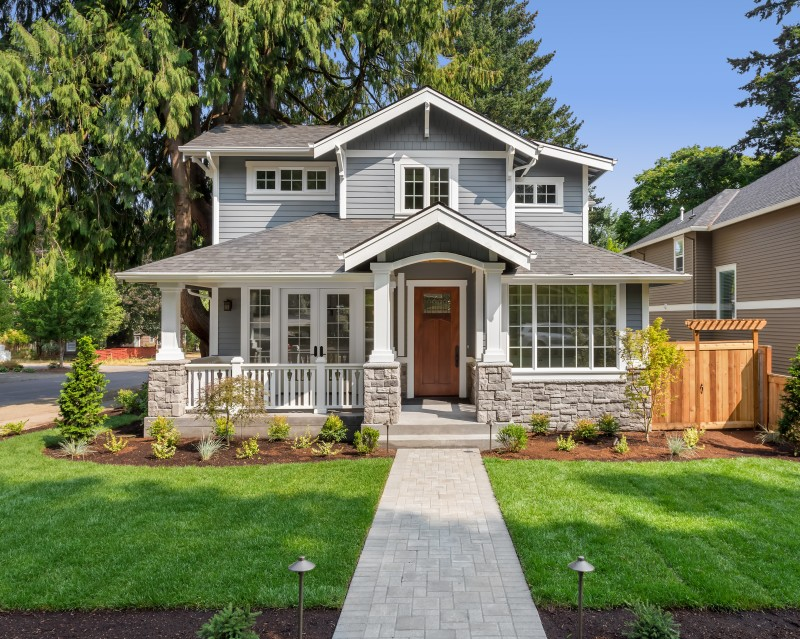
#> input picture Avances Convolución/Img_Casa.jpg, 800 x 639 px
$ python 'Convolución_ej.py' --image Img_Casa.jpg
#> lines starting #> are read from the running program, lines starting #| are printed output that depends on the picture
### Avances Convolución/add_padding.py
"""
Script para agregar padding a una matriz
Por Emiliano Vásquez Olea
"""
import numpy as np

def add_padding(matriz, kernel):
	"""
	Función para agregar padding a una matriz

	Se calcula una nueva matriz con padding necesario para mantener las dimensiones originales
	"""
	fil_m, col_m = matriz.shape
	fil_k, col_k = kernel.shape
    #Calculamos la cantidad de padding a partir de las dimensiones del kernel
	pad_height = int((fil_k - 1) / 2)
	pad_width = int((col_k - 1) / 2)
	#Creamos matriz con nuevas dimensiones (agregamos padding en los 4 lados)
	matriz_res = np.zeros(((fil_m + pad_height*2), (col_m + pad_width*2)))
	matriz_res[pad_height:fil_m + pad_height, pad_width:col_m + pad_width] = matriz

	return(matriz_res)

### Avances Convolución/Convolución_ej.py
"""
Programa para realizar la convolución de una matriz, con padding definido y stride de 1
Por Emiliano Vásquez Olea
"""
import cv2
import numpy as np
import matplotlib.pyplot as plt
import argparse
from add_padding import add_padding

def conv_mat(matriz, kernel):
	"""
	Función para realizar convolución sobre una matriz

	Se utiliza la función add_panding para agregar 0s con cierto grosor alrededor de la imagen original
	"""
	matriz = add_padding(matriz, kernel)
	fil_m, col_m = matriz.shape
	fil_k, col_k = kernel.shape
	conv_final = np.zeros(((fil_m-fil_k)+1, (col_m-col_k)+1)) #Se declara matriz con dimensiones finales

	for i in range(conv_final.shape[0]):
		for j in range(conv_final.shape[1]):
			producto = np.multiply(matriz[i:i+fil_k, j:j+col_k], kernel)
			conv_final[i][j] = np.sum(producto)

	return(conv_final)

def filtro_img(imagen, kernel):
	"""
	Función para aplicar filtro y mostrar imagenes
	"""
	plt.imshow(cv2.cvtColor(imagen, cv2.COLOR_BGR2RGB))
	plt.title("Imagen original")
	plt.show()

	if len(imagen.shape) == 3:
		imagen = cv2.cvtColor(imagen, cv2.COLOR_BGR2GRAY)
		print("Imagen cambiada a escala de grises")

	plt.imshow(imagen, cmap='gray')
	plt.title("Imagen en escala de grises")
	plt.show()

	imagen_conv = conv_mat(imagen, kernel)

	plt.imshow(imagen_conv, cmap='gray')
	plt.title("Imagen con filtro aplicado")
	plt.show()

	return(imagen_conv)

"""
Se utiliza kernel de ejemplo para probar el código (box blur)
"""
ej_kernel = np.array([[1/9, 1/9, 1/9],
				  [1/9, 1/9, 1/9],
				  [1/9, 1/9, 1/9]])

# Se leen argumentos desde la línea de comandos como "python Convolución_ej.py -i Img_Casa.jpg"
ap = argparse.ArgumentParser()
ap.add_argument("-i", "--image", required=True, help="Ruta a imagen")
args = vars(ap.parse_args())
imagen = cv2.imread(args["image"])
#> imagen is the input picture: shape (639, 800, 3); mean B, G, R 93.8, 120.2, 112.7
imagen = filtro_img(imagen, ej_kernel)
#> in filtro_img, `imagen = cv2.cvtColor(imagen, cv2.COLOR_BGR2GRAY)`:
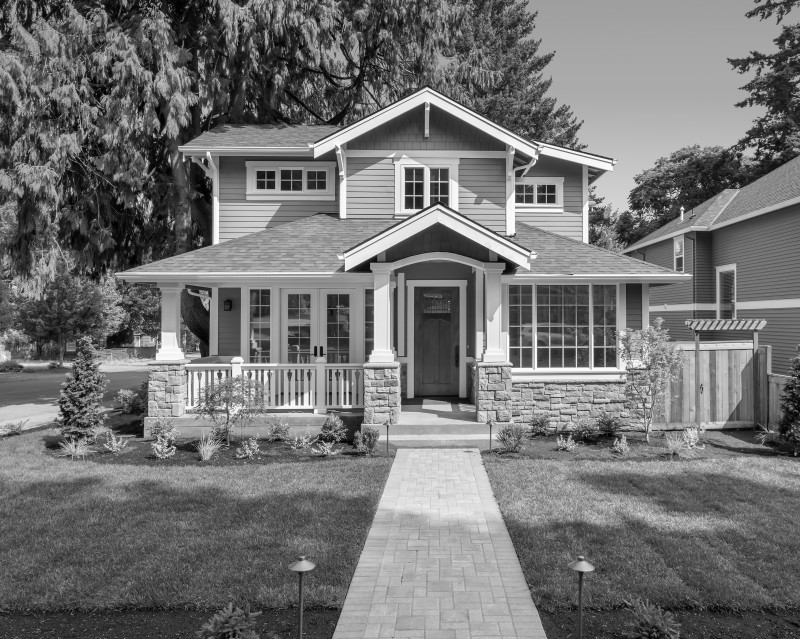
#> imagen: shape (639, 800); min 0, max 255, mean 115
#> in add_padding, `matriz_res[pad_height:fil_m + pad_height, pad_width:col_m + pad_width]..`:
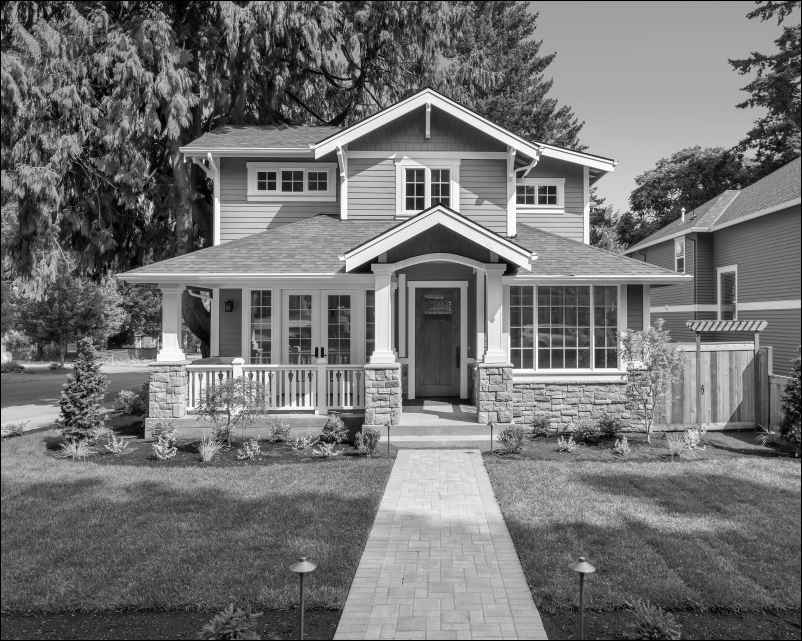
#> matriz_res: shape (641, 802) float64; min 0, max 255, mean 114.3
